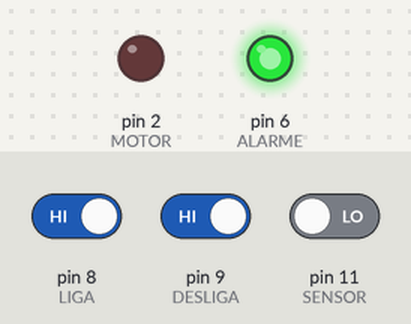
The sketch below on a simulated Arduino Uno, built with avr-gcc and run on an emulated ATmega328P. On the bench: output pins drawn as LEDs (lit = HIGH). Dashed ring = blinking. Inputs (shaded band) come from the test bench; at power-on: pin 8 (LIGA) HIGH, pin 9 (DESLIGA) HIGH, pin 11 (SENSOR) LOW.

Above: at 1.0 s.
1.1 s: pin 8 (LIGA) driven LOW and pin 9 (DESLIGA) driven LOW and pin 11 (SENSOR) driven HIGH
At 1.35 s:
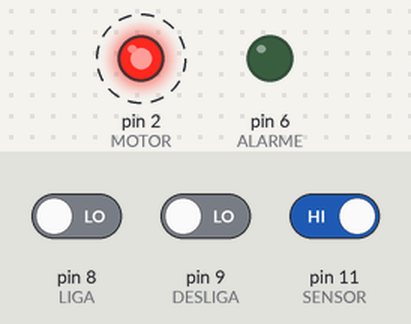
4.1 s: pin 8 (LIGA) driven HIGH
At 4.1 s:
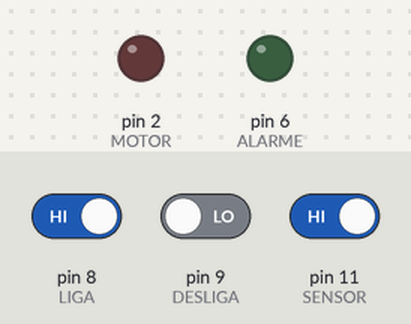
5.6 s: pin 8 (LIGA) driven LOW
At 5.85 s:
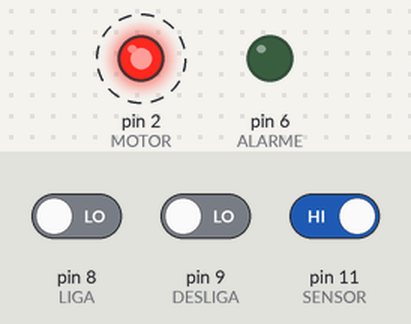
8.6 s: pin 9 (DESLIGA) driven HIGH
At 9.8 s:
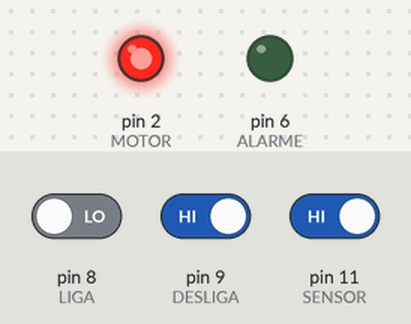
Timing chart, 0 to 11.1 s (numbered marks = the images above; inputs shaded):
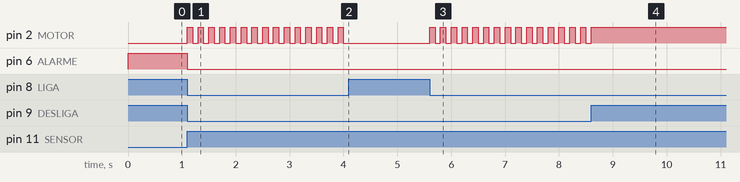

Measured:
- after the input at 1.1 s, pin 2 (MOTOR): alternates HIGH for 0.10 s and LOW for 0.10 s, starting at once; pin 6 (ALARME): HIGH → LOW at once
- after the input at 4.1 s, pin 2 (MOTOR): stops changing and stays LOW
- after the input at 5.6 s, pin 2 (MOTOR): alternates HIGH for 0.10 s and LOW for 0.10 s, starting at once
- after the input at 8.6 s, pin 2 (MOTOR): goes on until 8.6 s, then stays HIGH

The sketch:

Ex1.ino
```cpp
// Definição das constantes
#define MOTOR (1 << PD2)
#define LIGA (1 << PB0)
#define DESLIGA (1 << PB1)
#define ALARME (1 << PD6)
#define SENSOR (1 << PB3)

int main(void)
{
  // Configurar a direção dos pinos
  DDRD = MOTOR | ALARME; // PD0 declarado como saída

  // Desliga as saídas que precisam iniciar desligadas
  PORTD &= ~(MOTOR | ALARME);

  // Super Loop
  while (1)
  {
	// Verifica se o botão LIGA foi pressionado e se o sensor não está acionado
    if (!(PINB & LIGA) && (PINB & SENSOR))
    {
      PORTD &= ~ALARME; // desativando o alarme
      PORTD |= MOTOR; // ativando o motor
     _delay_ms(100); // delay para evitar bouncing
    }
    // Verifica se o botão DESLIGA foi pressionado
    if (!(PINB & DESLIGA))
    {
      PORTD &= ~MOTOR; // desativando o motor
     _delay_ms(100); // delay para evitar bouncing
    }
    // Verifica se o SENSOR foi acionado
    if(!(PINB & SENSOR))
    {
      PORTD &= ~MOTOR; // desativando o motor
      PORTD |= ALARME; // ativando o alarme
      _delay_ms(100); // delay para evitar bouncing
    }
  }
}
```

main.cpp
```cpp
// Declaração de bibliotecas
#include <Arduino.h>

// Declaração de constantes
#define LIGA (1 << PB0)
#define DESLIGA (1 << PB1)
#define SENSOR (1 << PB3)
#define ALARME (1 << PD6)
#define MOTOR (1 << PD2)

#define LIGA_PRESSED !(PINB & LIGA)
#define DESLIGA_PRESSED !(PINB & DESLIGA)
#define SENSOR_PRESSED !(PINB & SENSOR)

// Declaração de variáveis globais

// Declaração de funções

// Diagrama de pinagens
// Fluxograma
// Código

int main()
{
    // Direcionamento das Portas (DDRx) - Modificar só os pinos de saída
    DDRB = 0;              // Todos os pinos do portal são entradas
    DDRD = ALARME | MOTOR; // PD6 como saída (Alarme) e PD2 como saída (Motor)

    PORTD &= ~(MOTOR | ALARME); // Desligar o motor e o alarme

    // Loop infinito
    while (1)
    {
        // se liga estiver pressionado ligar e sensor desligado
        if (LIGA_PRESSED && SENSOR_PRESSED)
        {
            PORTD &= ~ALARME; // Desligar o alarme
            PORTD |= MOTOR;   // Ligar o motor
        }

        // se desliga estiver pressionado desligar o motor
        if (DESLIGA_PRESSED)
        {
            PORTD &= ~MOTOR; // Desligar o motor
        }

        // se sensor estiver acionado desligar o motor
        if (SENSOR_PRESSED)
        {
            PORTD &= ~MOTOR;
            PORTD |= ALARME;
        }
    }
    return 0;
}
```
